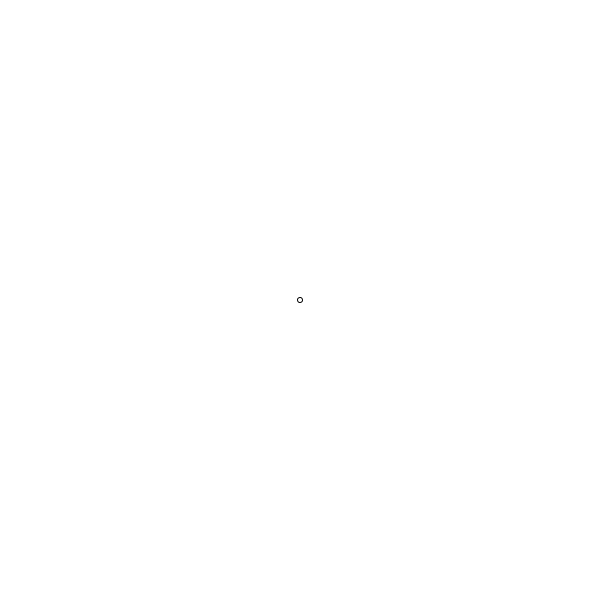
Frame 1 (no input)
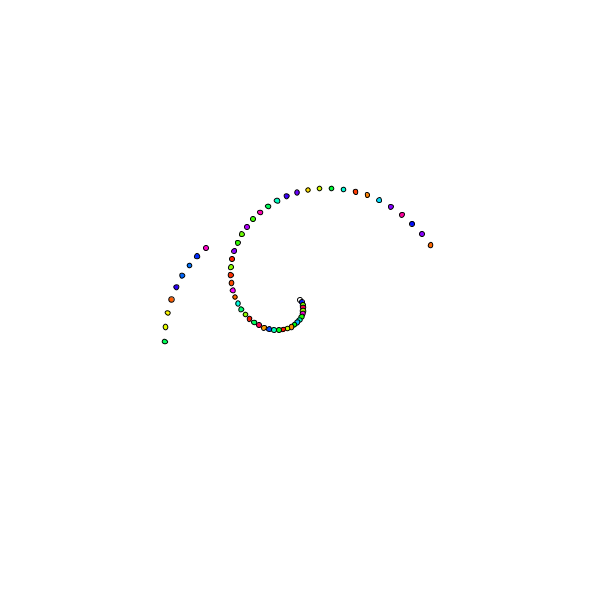
Frame 60 (the mouse pressed at the canvas centre just before this capture)
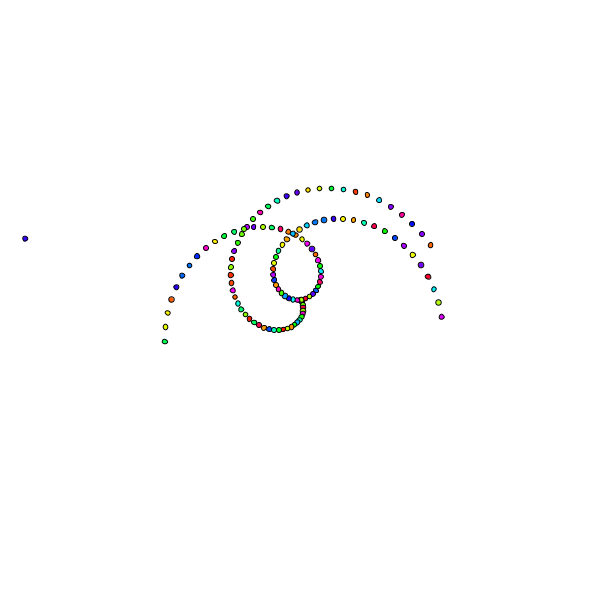
Frame 120 (the mouse held since frame 60 and released just before this capture)

The Processing sketch that drew these frames (run headless with seeded random() and noise(); from frame 60 on, the mouse is pressed at the canvas centre):

// Processing sketch: sketch_23_circles
// ── sketch_23_circles.pde
int x, y, r,inc;
float i;
void setup() {  
  size(600, 600);
  background(255);
  x= 0;
  y=0;
  r= 5;
  i = .1;
  inc = 2;
   colorMode(HSB);
}

void draw() {
  translate(300,300);
  rotate(i);
  ellipse(x, y, r, r);
  fill(random(255),255,255);
    x= x+inc;
    y= y+inc;
  if (x >= 100) {
    inc = -inc*100;
  }else if(inc<0){
    inc = 3;
  }
  i = i+ .1;
}
